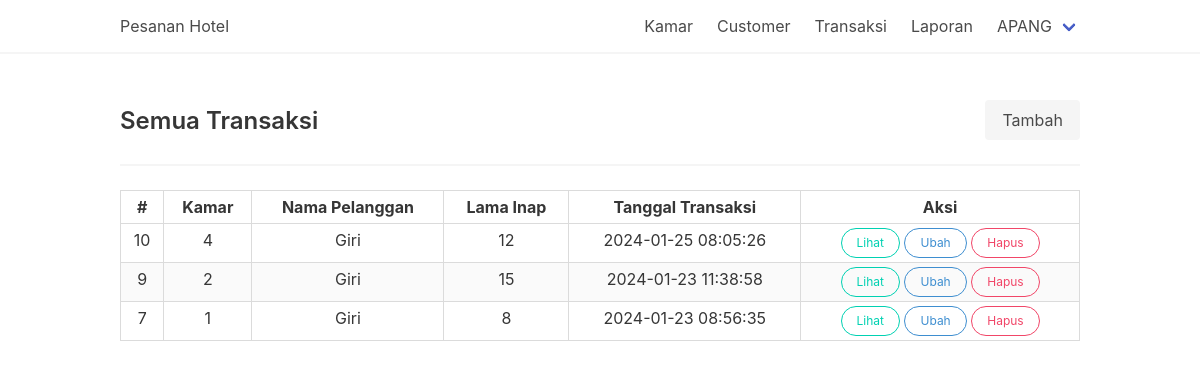
Page /transaksi.php (signed in) on the committed database.
### tables this page shows
CREATE TABLE `transaksi` (
  `id_transaksi` int(11) NOT NULL,
  `kamar` varchar(30) NOT NULL,
  `nm_user` varchar(40) NOT NULL,
  `lama_inap` int(11) NOT NULL,
  `tgl_transaksi` datetime NOT NULL
);

### transaksi.php (the view, shortened to what this page needs)
<?php
require_once "template/theHeader.php";
?>
<div class="level">
    <div class="level-left">
        <div class="level-item">
            <h1 class="title is-4">Semua Transaksi</h1>
        </div>
    </div>
    <div class="level-right">
        <div class="level-item">
            <a href="transaksi-create.php" class="button is-light">Tambah</a>
        </div>
    </div>
</div>
<hr>
<div class="table-container">
    <table class="table is-fullwidth is-bordered is-striped is-hoverable is-narrow has-text-centered">
        <thead>
            <tr>
                <th>#</th>
                <th>Kamar</th>
                <th>Nama Pelanggan</th>
                <th>Lama Inap</th>
                <th>Tanggal Transaksi</th>
                <th>Aksi</th>
            </tr>
        </thead>
        <tbody>
            <?php
            $sql = "SELECT * FROM transaksi ORDER BY id_transaksi DESC";
            $query = $conn->prepare($sql);
            $query->execute();
            while ($item = $query->fetch(PDO::FETCH_OBJ)) {
            ?>
                <tr>
                    <td><?= $item->id_transaksi; ?></td>
                    <td><?= $item->kamar; ?></td>
                    <td><?= $item->nm_user; ?></td>
                    <td><?= $item->lama_inap; ?></td>
                    <td><?= $item->tgl_transaksi; ?></td>
                    <td>
                        <a href="transaksi-show.php?id=<?= $item->id_transaksi; ?>" class="button is-small is-rounded is-outlined is-primary">
                            Lihat
                        </a>
                        <a href="transaksi-edit.php?id=<?= $item->id_transaksi; ?>" class="button is-small is-rounded is-outlined is-info">
                            Ubah
                        </a>
                        <a href="?hapus=<?= $item->id_transaksi; ?>" class="button is-small is-rounded is-outlined is-danger" onclick="return confirm('Apakah Anda yakin ingin menghapus data tersebut?');">
                            Hapus
                        </a>
                    </td>
                </tr>
            <?php } ?>
        </tbody>
    </table>
</div>
<?php
require_once "template/theFooter.php"
?>

### rows in the picture
transaksi: id_transaksi "10", kamar "4", nm_user "Giri", lama_inap "12", tgl_transaksi "2024-01-25 08:05:26"
transaksi: id_transaksi "9", kamar "2", nm_user "Giri", lama_inap "15", tgl_transaksi "2024-01-23 11:38:58"
transaksi: id_transaksi "7", kamar "1", nm_user "Giri", lama_inap "8", tgl_transaksi "2024-01-23 08:56:35"

### other values in the picture
$_SESSION['auth_name'] "APANG"
